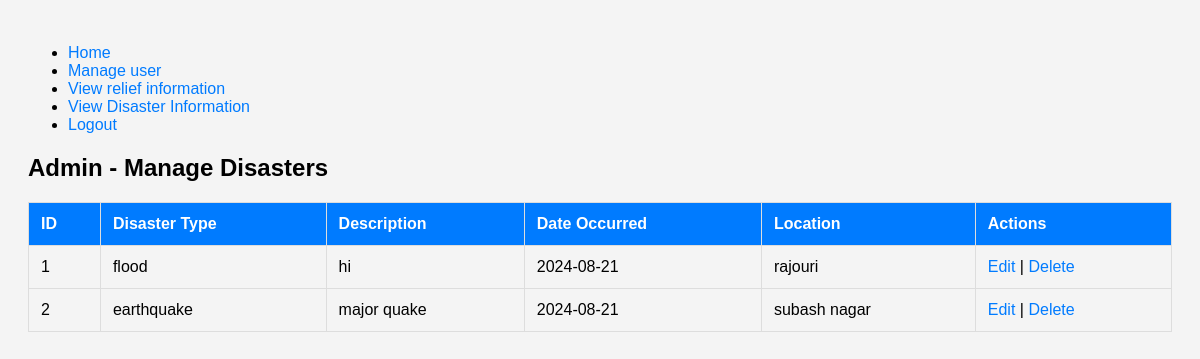
/admin/manage_disasters.php, run on the app's committed database.
### tables this page shows
CREATE TABLE `disasterinformation` (
  `DisasterID` int(11) NOT NULL,
  `DisasterType` varchar(255) DEFAULT NULL,
  `Description` text DEFAULT NULL,
  `DateOccured` date DEFAULT NULL,
  `Location` varchar(255) NOT NULL
);

### admin/manage_disasters.php (the view, shortened to what this page needs)
<?php
$host = 'localhost';
$db   = 'disaster_db';
$user = 'root';
$pass = '';
$conn = new mysqli($host, $user, $pass, $db);
$query = "SELECT DisasterID, DisasterType, Description, DateOccured, Location FROM DisasterInformation";
$result = $conn->query($query);
?>
<!DOCTYPE html>
<html lang="en">
<head>
</head>
<body>
<?php
include('navbar.php');
?>
<h2>Admin - Manage Disasters</h2>
<table>
    <tr>
        <th>ID</th>
        <th>Disaster Type</th>
        <th>Description</th>
        <th>Date Occurred</th>
        <th>Location</th>
        <th>Actions</th>
    </tr>
    <?php while ($row = $result->fetch_assoc()): ?>
    <tr>
        <td><?php echo htmlspecialchars($row['DisasterID']); ?></td>
        <td><?php echo htmlspecialchars($row['DisasterType']); ?></td>
        <td><?php echo htmlspecialchars($row['Description']); ?></td>
        <td><?php echo htmlspecialchars($row['DateOccured']); ?></td>
        <td><?php echo htmlspecialchars($row['Location']); ?></td>
        <td>
            <a href="edit_disaster.php?id=<?php echo $row['DisasterID']; ?>">Edit</a> |
            <a href="manage_disasters.php?delete=<?php echo $row['DisasterID']; ?>" onclick="return confirm('Are you sure you want to delete this disaster information?');">Delete</a>
        </td>
    </tr>
    <?php endwhile; ?>
</table>
</body>
</html>

### admin/manage_disasters.php (style rules this page uses)
body { font-family: Arial, sans-serif; background-color: #f4f4f4; padding: 20px; }
table { width: 100%; border-collapse: collapse; }
table, th, td { border: 1px solid #ddd; }
th, td { padding: 12px; text-align: left; }
th { background-color: #007bff; color: white; }
a { color: #007bff; text-decoration: none; }

### data on the page
disasterinformation: DisasterID "1", DisasterType "flood", Description "hi", DateOccured "2024-08-21", Location "rajouri"
disasterinformation: DisasterID "2", DisasterType "earthquake", Description "major quake", DateOccured "2024-08-21", Location "subash nagar"
